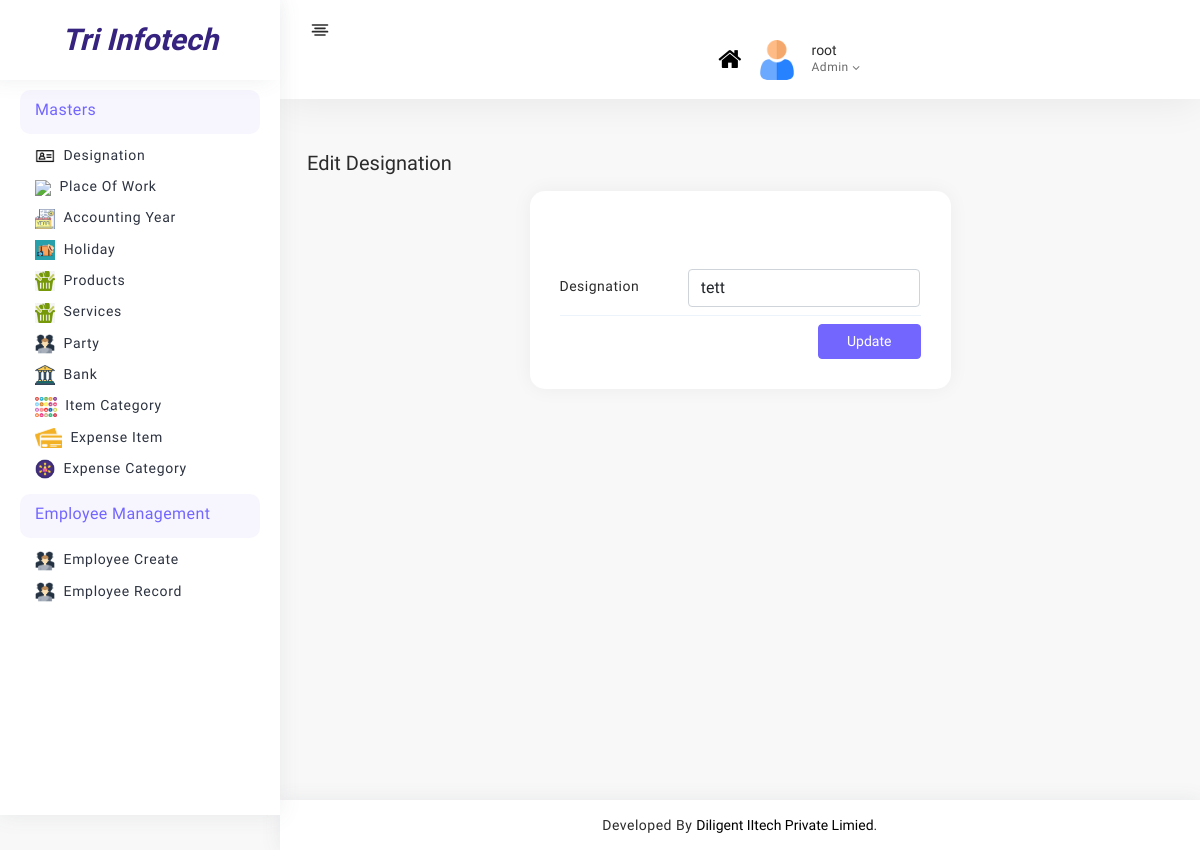
The app's page /admin_panel/designation_edit/2 (signed in), older data.
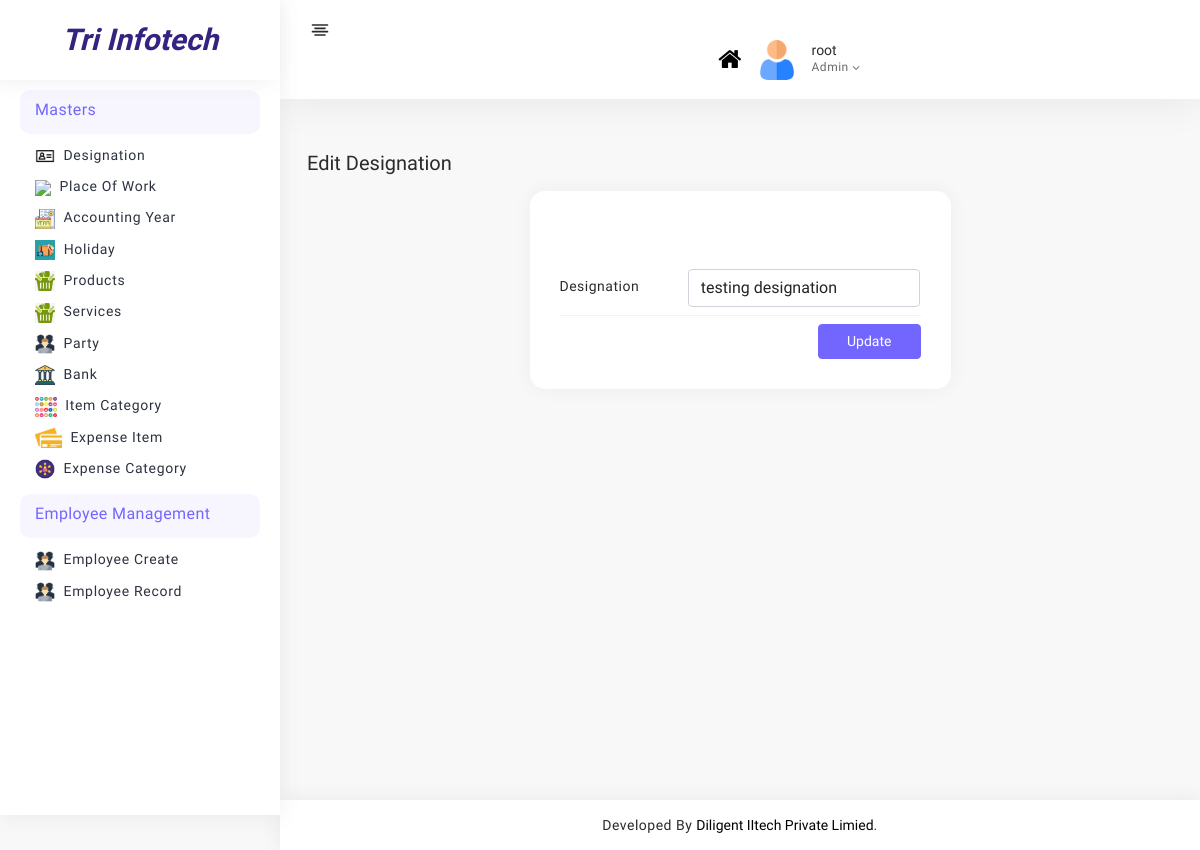
The same page, newer data.
### admin_panel/models.py (models this page shows, shortened)
class Designation(models.Model):
    name = models.CharField(max_length=100,unique=True)

### admin_panel/views.py (the view)
# urls.py: path("designation_edit/<int:id>",views.designation_edit, name="designation_edit"),
def designation_edit(request,id):
    if request.user.is_staff:
        if request.method == "POST":
            data = request.POST
            text = data["designation"]
            p = Designation.objects.get(pk=id)
            p.name = text
            p.save()
            return redirect("designation")
        else:
            designation = Designation.objects.get(pk=id)
        return render(request,"masters/designation/designation_edit.html",{"designation":designation})
    else:
        return redirect("login")

### admin_panel/templates/masters/designation/designation_edit.html (shortened to what this page needs)
{% extends 'base.html' %}
{% load static %}
{% block content %}
<div class="page-body">
    <div class="container-fluid">
        <div class="user-profile mt-5">
            <div class="row">
                <div class="col-md-6">
                    <h5 class="mb-0 mt-2">Edit Designation</h5>
                </div>
                <div class="col-sm-6 offset-md-3 col-12">
                    <div class="card hovercard text-center mt-3 rs-mt-60">
                        <form action="" method="post">
                            <div class="info mt-5 text-start">
                                <div class="mb-2 row">
                                    <label class="rs-pb-0 col-md-4 col-12 col-form-label">Designation</label>
                                    <div class="col-md-8 col-12">
                                        <input type="text" required name="designation"  minlength="2" maxlength="30" class="form-control" value="{{ designation.name }} ">
                                    </div>
                                </div>
                                <div class="card-footer text-end pt-2 p-0 mt-2">
                                    <div class="col-sm-9 offset-sm-3">
                                        <button class="btn btn-primary" type="submit" data-bs-original-title=""
                                            title="">Update</button>
                                    </div>
                                </div>
                            </div>
                        </form>
                    </div>
                </div>
            </div>
        </div>
    </div>
</div>
{% endblock content %}

Row changes from the older to the newer data that the page shows:
changed Designation: designation "tett" → "testing designation"
